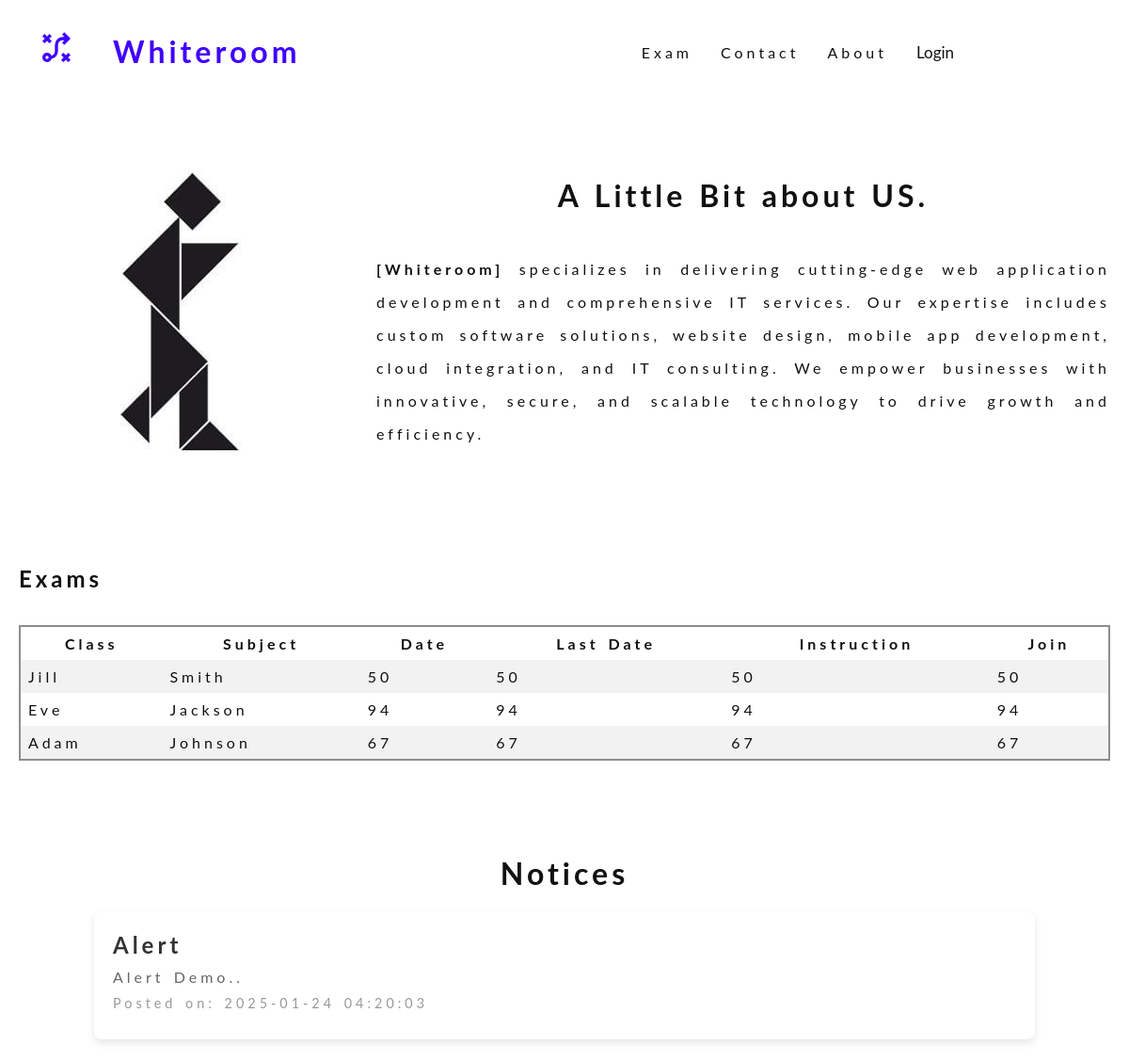
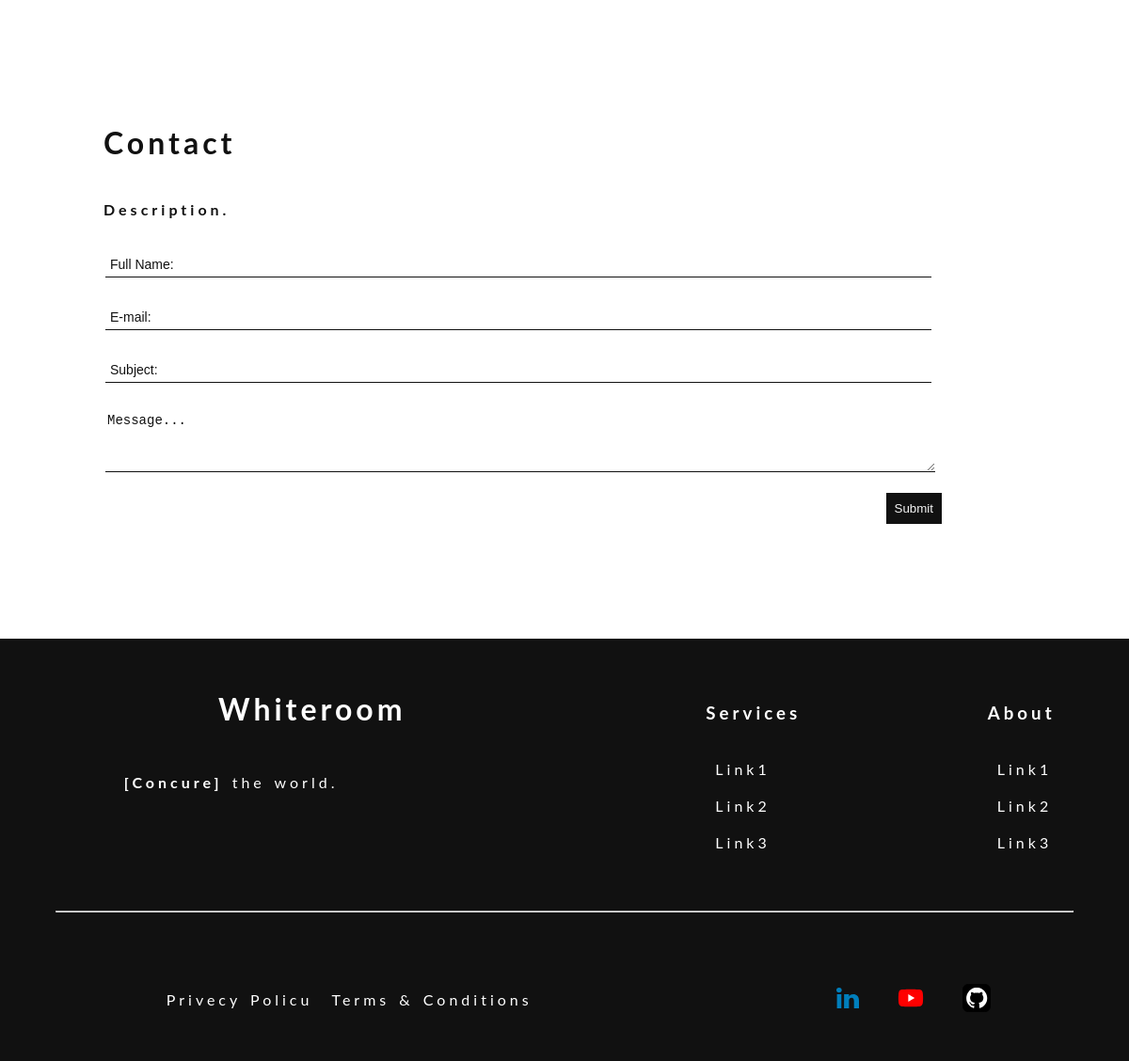
The page / on the database its author committed (2 pictures, top to bottom).
### tables this page shows
CREATE TABLE `notices` (
  `notice_id` int(11) NOT NULL,
  `title` varchar(255) NOT NULL,
  `content` text NOT NULL,
  `created_at` timestamp NOT NULL DEFAULT current_timestamp()
);

### index.php (the view, shortened to what this page needs)
<!DOCTYPE html>
<html lang="en">
<head>
    <link rel="stylesheet" href="public/css/body.css">
    <link rel="stylesheet" href="public/css/nav.css">
    <link rel="stylesheet" href="public/css/front-page.css">
    <link rel="stylesheet" href="public/css/contact.css">
    <link rel="stylesheet" href="public/css/notification.css">
    <link rel="stylesheet" href="public/css/notice_board.css">
    <link rel="stylesheet" href="public/css/footer.css">
</head>
<body>
<header>
  <div class="container-1">
    <div class="logo" style="width: auto;">
      <figure><a href="#demo-1"><img src="public/images/tactic_23dp_000000_FILL0_wght400_GRAD0_opsz24.svg" alt="logo"></a></figure>
    </div>
    <div class="content">
      <a href="#demo-2"><h1 style="color: #3F00FF;">Whiteroom</h1></a>
    </div>
  </div>
  <nav>
    <a href="#exams">Exam</a>
    <a href="#contact">Contact</a>
    <a href="public/views/student-dashboard.php">About</a>
    <div class="dropdown">
        <button class="dropbtn">Login
        </button>
    </div>
  </nav>
</header>
<div class="front-container1 front-common">
    <div class="front-logo">
           <figure><img src="public/images/WhatsApp Image 2024-12-21 at 4.00.45 PM.jpeg" alt="Logo"></figure>
    </div>
    <div class="front-content-section front-common">
        <div class="heading"><h1>A Little Bit about US.</h1></div>
        <div class="discription">
           <p style="color: #111;"><b>[Whiteroom]</b> specializes in delivering cutting-edge web application development and comprehensive IT services.
                Our expertise includes custom software solutions, website design, mobile app development, cloud integration, and IT consulting. We empower businesses with innovative, secure, and scalable technology to drive growth and efficiency.</p>
        </div>
    </div>
</div>
<div class="notification-box">
        <h2 id="exams">Exams</h2>
    <div style="overflow-x: auto;">
        <table>
            <tr>
                <th>Class</th>
                <th>Subject</th>
                <th>Date</th>
                <th>Last Date</th>
                <th>Instruction</th>
                <th>Join</th>
              <tr>
                <td>Jill</td>
                <td>Smith</td>
                <td>50</td>
                <td>50</td>
                <td>50</td>
                <td>50</td>
              </tr>
              <tr>
                <td>Eve</td>
                <td>Jackson</td>
                <td>94</td>
                <td>94</td>
                <td>94</td>
                <td>94</td>
              </tr>
              <tr>
                <td>Adam</td>
                <td>Johnson</td>
                <td>67</td>
                <td>67</td>
                <td>67</td>
                <td>67</td>
              </tr>
        </table>
      </div>
    </div>
    <h1>Notices</h1>
<?php
$servername = "localhost";
$username = "root";
$password = "";
$dbname = "project3";
$conn = new mysqli($servername, $username, $password, $dbname);
$sql = "SELECT * FROM notices ORDER BY created_at DESC";
$result = $conn->query($sql);
if ($result->num_rows > 0) {
    while ($row = $result->fetch_assoc()) {
        echo "<div class='notice'>
                <h2>" . htmlspecialchars($row['title']) . "</h2>
                <p>" . nl2br(htmlspecialchars($row['content'])) . "</p>
                <p class='date'>Posted on: " . $row['created_at'] . "</p>
              </div>";
    }
} else {
    echo "<p style='text-align: center;'>No notices found.</p>";
}
?>
<div class="contact-container-1" id="contact">
  <div class="contact-form">
    <h1 id="heading" style="text-align: left;">Contact</h1>
        <h4>Description.</h4>
            <form action="server/feedback.php" method="post">
                <div class="pair">
                    <div class="form-input"><input type="text" name="name" placeholder="Full Name:"></div>
                </div>
                <div class="pair">
                    <div class="form-input"><input type="text" name="email" placeholder="E-mail:"></div>
                </div>
                <div class="pair">
                    <div class="form-input"><input type="text" name="subject" placeholder="Subject:"></div>
                </div>
                <div class="pair">
                    <div class="form-input">
                    <textarea class="message" rows="4" cols="50" name="message" placeholder="Message..."></textarea>
                    </div>
                </div>
                <div class="contact-form-submit-btn">
                    <span><input type="submit" name="register"></span>
                </div>
            </form>
    </div>
</div>
<footer>
        <div class="footer-container1">
            <div class="footer-container2">
                    <div class="footer-heading">
                        <h1>Whiteroom</h1>
                    </div>
                    <div class="discription">
                        <p style="width: 400px; text-align: justify;"><b>[Concure]</b> the world.</p>
                    </div>
            </div>
            <div class="footer-container2" style="padding-top: 30px; padding-left: 15px;">
                <div class="footer-heading">
                    <h3>Services</h3>
                </div>
                <div class="discription">
                <div class="footer-link">
                    <a href="#">Link1</a>
                </div>
                <div class="footer-link"> <a href="#">Link2</a></div>
                <div class="footer-link"> <a href="#">Link3</a></div>
                </div>
            </div>
            <div class="footer-container2" style="padding-top: 30px; padding-left: 15px;">
            <div class="footer-heading">
                <h3>About</h3>
            </div>
            <div class="discription">
            <div class="footer-link">
                <a href="#">Link1</a>
            </div>
            <div class="footer-link"> <a href="#">Link2</a></div>
            <div class="footer-link"> <a href="#">Link3</a></div>
            </div>
        </div>
        </div>
        <hr style="width: 90%;">
        <br>
        <div class="footer-containter3">
            <div class="footer-content-link">
            <div class="footer-link">
                <p>Privecy Policu</p>
            </div>
            <div class="footer-link">
                <p>Terms & Conditions</p>
            </div>
            </div>
            <div class="social-link">
                <a href="#">
                    <img src="public/images/linkedin-color-svgrepo-com.svg" style="width: 24px; height: 24px;" alt="">
                </a>
                <a href="#Youtube">
                    <img src="public/images/youtube-svgrepo-com.svg" style="width: 30px; height: 30px;"  alt="">
                </a>
                <a href="#Youtube">
                    <img src="public/images/github-svgrepo-com.svg" style="width: 30px; height: 30px;"  alt="">
                </a>
            </div>
        </div>
</footer>
</body>
</html>

### public/css/body.css (style rules this page uses)
body { margin: 0; padding: 0; font-family: "Lato", sans-serif; letter-spacing: 4px; word-spacing: 2px; color: #111; }

### public/css/nav.css (style rules this page uses)
header { display: flex; flex-direction: row; align-items: center; text-align: center; padding: 15px 0; justify-content: space-between; }
.container-1 { width: 100%; display: inline-flex; flex-direction: row; }
.logo figure { width: auto; }
a { text-decoration: none; color: #111; }
nav { width: 80%; display: inline-flex; flex-direction: row; align-items: center; text-align: center; }
nav a { padding: 15px; text-decoration: none; color: #111; }
.dropdown { float: left; overflow: hidden; }
.dropdown .dropbtn { font-size: 17px; border: none; outline: none; color: #111; padding: 14px 16px; background-color: inherit; font-family: inherit; margin: 0; }

### public/css/front-page.css (style rules this page uses)
.front-container1 { width: 100%; display: flex; flex-direction: row; justify-content: space-around; margin: 55px 0; }
.front-common { width: auto; display: flex; align-items: center; justify-content: center; }
.front-content-section { width: auto; display: flex; flex-direction: column; }
.discription p { text-align: justify; margin: 20px; line-height: 35px; }

### public/css/contact.css (style rules this page uses)
.contact-container-1 { width: 100%; display: flex; flex-direction: row; padding: 100px 0; justify-content: space-around; align-items: center; overflow: hidden; }
form { width: 90%; display: flex; flex-direction: column; justify-content: center; }
.contact-form { width: 980px; display: flex; flex-direction: column; justify-content: center; margin: 15px; }
.pair { width: 100%; display: flex; flex-direction: row; justify-content: space-evenly; }
.form-input { width: 100%; display: flex; align-items: center; padding: 15px 2px; }
input[type =text], [type =date], [type = search], [type = password], select, option { width: 100%; outline: none; border: none; background-color: transparent; border-bottom: 1px solid #111; padding: 5px; }
input[type = submit] { width: auto; outline: none; border: none; background-color: #111; color: whitesmoke; padding: 9px; }
input::placeholder { color: #111; font-size: 14px; }
.contact-form-submit-btn { width: 100%; display: flex; justify-content: end; align-items: center; padding: 7px; margin: 0 2px; }
.message { outline: none; border: none; border-bottom: 1px solid #111; width: 980px; }
.message::placeholder { color: #111; font-size: 14px; }

### public/css/notification.css (style rules this page uses)
.notification-box { margin: 100px 20px; }
.notification-box h2 { text-align: left; padding-bottom: 15px; }
table { border-collapse: collapse; width: 100%; border: 2px solid #8d8d8d; }
th { text-align: center; padding: 8px; }
td { text-align: left; padding: 8px; }
tr:nth-child(even) { background-color: #f2f2f2; }

### public/css/notice_board.css (style rules this page uses)
h1 { text-align: center; margin-top: 20px; }
.notice { width: 80%; margin: 20px auto; background: #fff; padding: 20px; box-shadow: 0 4px 8px rgba(0, 0, 0, 0.1); border-radius: 8px; transition: transform 0.2s; }
.notice h2 { margin: 0; color: #333; }
.notice p { margin: 10px 0; color: #666; }
.notice .date { font-size: 0.9em; color: #999; }

### public/css/footer.css (style rules this page uses)
footer { width: 100%; height: auto; background-color: #111; display: flex; flex-direction: column; }
.footer-container1 { width: 100%; display: inline-flex; margin: 20px; flex-direction: row; justify-content: space-around; }
.footer-container2 { width: auto; padding: 15px 0; display: flex; flex-direction: column; color: white; }
.footer-link { margin: 20px 10px; }
.footer-link a, p { text-decoration: none; color: white; }
.footer-containter3 { width: 100%; margin: 20px; display: flex; flex-direction: row; justify-content: space-around; }
.footer-content-link { width: auto; display: flex; flex-direction: row; justify-content: left; }
.social-link { display: flex; align-items: center; justify-content: center; }
.social-link a { padding: 0 20px; }

### rows shown on the page
notices: title "Alert", content "Alert Demo..", created_at "2025-01-24 04:20:03"
